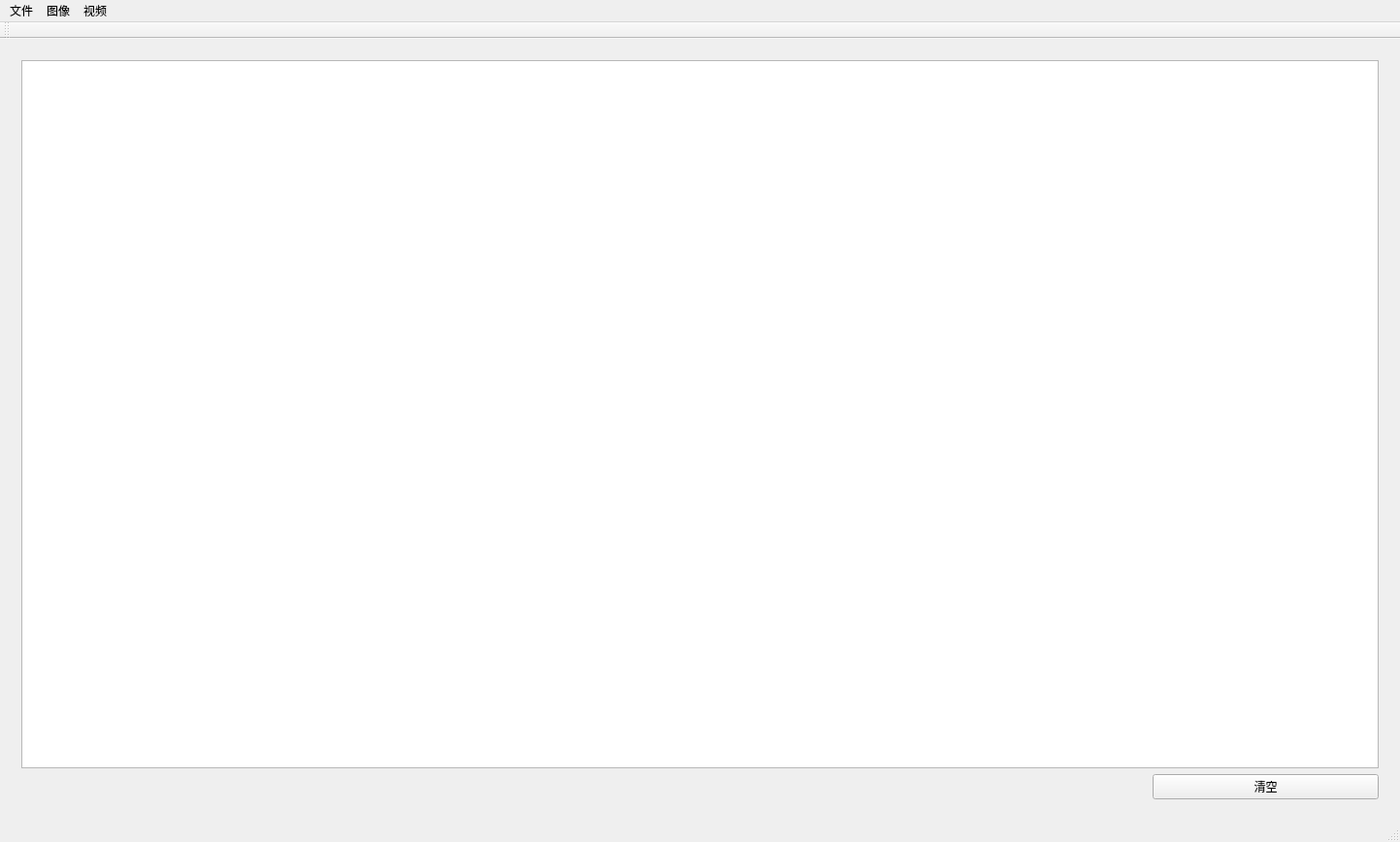
<?xml version="1.0" encoding="UTF-8"?>
<ui version="4.0">
 <class>MainWindow</class>
 <widget class="QMainWindow" name="MainWindow">
  <property name="geometry">
   <rect>
    <x>0</x>
    <y>0</y>
    <width>1443</width>
    <height>868</height>
   </rect>
  </property>
  <property name="windowTitle">
   <string>图像视频处理</string>
  </property>
  <widget class="QWidget" name="centralWidget">
   <layout class="QHBoxLayout" name="horizontalLayout_3">
    <item>
     <widget class="QSplitter" name="splitter">
      <property name="orientation">
       <enum>Qt::Horizontal</enum>
      </property>
      <widget class="QWidget" name="layoutWidget">
       <layout class="QVBoxLayout" name="verticalLayout_3">
        <item>
         <widget class="QGraphicsView" name="resultView"/>
        </item>
        <item>
         <layout class="QHBoxLayout" name="horizontalLayout_2" stretch="5,1">
          <item>
           <spacer name="horizontalSpacer_2">
            <property name="orientation">
             <enum>Qt::Horizontal</enum>
            </property>
            <property name="sizeHint" stdset="0">
             <size>
              <width>40</width>
              <height>20</height>
             </size>
            </property>
           </spacer>
          </item>
          <item>
           <widget class="QPushButton" name="clearResult">
            <property name="layoutDirection">
             <enum>Qt::LeftToRight</enum>
            </property>
            <property name="text">
             <string>清空</string>
            </property>
           </widget>
          </item>
         </layout>
        </item>
       </layout>
      </widget>
     </widget>
    </item>
   </layout>
  </widget>
  <widget class="QStatusBar" name="statusBar"/>
  <widget class="QMenuBar" name="menuBar">
   <property name="geometry">
    <rect>
     <x>0</x>
     <y>0</y>
     <width>1443</width>
     <height>23</height>
    </rect>
   </property>
   <widget class="QMenu" name="menu">
    <property name="title">
     <string>文件</string>
    </property>
    <addaction name="actionopen"/>
    <addaction name="separator"/>
    <addaction name="actionsave"/>
    <addaction name="actionsaveas"/>
   </widget>
   <widget class="QMenu" name="menu_image">
    <property name="title">
     <string>图像</string>
    </property>
    <widget class="QMenu" name="menu_2">
     <property name="title">
      <string>灰度变换</string>
     </property>
     <addaction name="action_LinearGray"/>
     <addaction name="action_PieceWiselinearGray"/>
     <addaction name="action_LoglinearGray"/>
     <addaction name="action_PowerLawlinearGray"/>
    </widget>
    <widget class="QMenu" name="menu_3">
     <property name="title">
      <string>滤波</string>
     </property>
     <addaction name="action_SpaceFilter"/>
     <addaction name="action_FreqFilter"/>
    </widget>
    <addaction name="action_Gray"/>
    <addaction name="menu_2"/>
    <addaction name="action_Binary"/>
    <addaction name="action_CutColor"/>
    <addaction name="action_Hist"/>
    <addaction name="menu_3"/>
    <addaction name="action_Dct"/>
    <addaction name="action_Sobel"/>
   </widget>
   <widget class="QMenu" name="menu_video">
    <property name="title">
     <string>视频</string>
    </property>
   </widget>
   <addaction name="menu"/>
   <addaction name="menu_image"/>
   <addaction name="menu_video"/>
  </widget>
  <widget class="QToolBar" name="toolBar">
   <property name="windowTitle">
    <string>toolBar</string>
   </property>
   <attribute name="toolBarArea">
    <enum>TopToolBarArea</enum>
   </attribute>
   <attribute name="toolBarBreak">
    <bool>false</bool>
   </attribute>
  </widget>
  <action name="actionopen">
   <property name="checkable">
    <bool>false</bool>
   </property>
   <property name="text">
    <string>打开文件</string>
   </property>
   <property name="iconText">
    <string>打开文件</string>
   </property>
  </action>
  <action name="actionsave">
   <property name="text">
    <string>保存生成文件</string>
   </property>
  </action>
  <action name="action_Gray">
   <property name="text">
    <string>灰度化</string>
   </property>
  </action>
  <action name="action_Binary">
   <property name="text">
    <string>二值化</string>
   </property>
  </action>
  <action name="action_Hist">
   <property name="text">
    <string>直方图及均衡化</string>
   </property>
  </action>
  <action name="action_Dct">
   <property name="text">
    <string>离散余弦变换</string>
   </property>
  </action>
  <action name="actionsaveas">
   <property name="text">
    <string>另存为</string>
   </property>
  </action>
  <action name="action_Sobel">
   <property name="text">
    <string>边缘检测</string>
   </property>
  </action>
  <action name="action_LinearGray">
   <property name="text">
    <string>线性变换</string>
   </property>
  </action>
  <action name="action_PieceWiselinearGray">
   <property name="text">
    <string>线性分段变换</string>
   </property>
  </action>
  <action name="action_LoglinearGray">
   <property name="text">
    <string>对数变换</string>
   </property>
  </action>
  <action name="action_PowerLawlinearGray">
   <property name="text">
    <string>幂率变换</string>
   </property>
  </action>
  <action name="action_CutColor">
   <property name="text">
    <string>颜色空间缩减</string>
   </property>
  </action>
  <action name="action1">
   <property name="text">
    <string>1</string>
   </property>
  </action>
  <action name="action2">
   <property name="text">
    <string>2</string>
   </property>
  </action>
  <action name="action3">
   <property name="text">
    <string>3</string>
   </property>
  </action>
  <action name="action4">
   <property name="text">
    <string>4</string>
   </property>
  </action>
  <action name="action1_2">
   <property name="text">
    <string>1</string>
   </property>
  </action>
  <action name="action2_2">
   <property name="text">
    <string>2</string>
   </property>
  </action>
  <action name="action3_2">
   <property name="text">
    <string>3</string>
   </property>
  </action>
  <action name="action4_2">
   <property name="text">
    <string>4</string>
   </property>
  </action>
  <action name="action_SpaceFilter">
   <property name="text">
    <string>空间滤波</string>
   </property>
   <property name="iconText">
    <string>空间滤波</string>
   </property>
  </action>
  <action name="action_FreqFilter">
   <property name="text">
    <string>频域滤波</string>
   </property>
   <property name="iconText">
    <string>频域滤波</string>
   </property>
  </action>
 </widget>
 <layoutdefault spacing="6" margin="11"/>
 <resources/>
 <connections/>
</ui>
